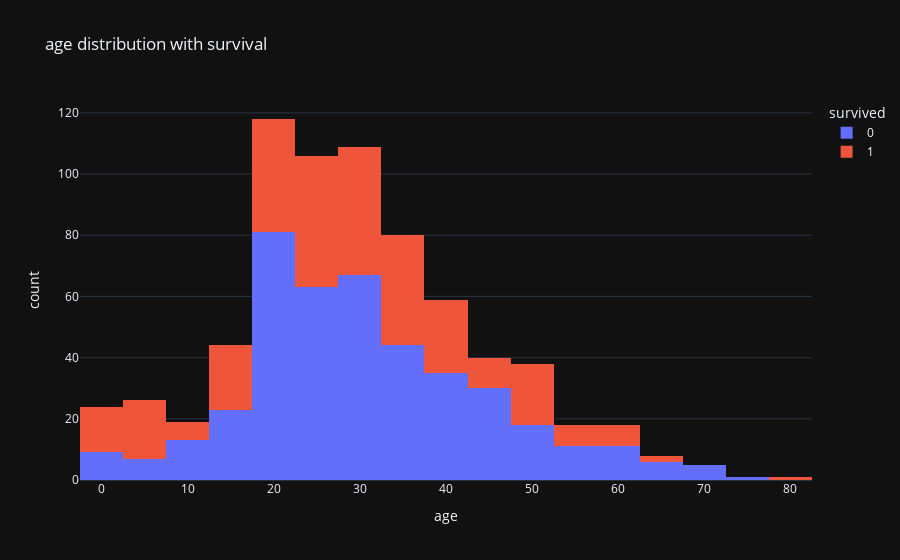

This figure's notebook cell:
### Code cell
px.histogram(df, x='age', nbins=30,color='survived',
             title='age distribution with survival',
             template='plotly_dark')

### Figure 1 — Plotly figure (JSON) as saved in the notebook; plotly's stock layout.template omitted (floating-point values rounded to 4 significant figures; data arrays with more than 128 entries replaced by an {"elided": "..."} marker saying what was removed)
{"data": [{"bingroup": "x", "hovertemplate": "survived=0<br>age=%{x}<br>count=%{y}<extra></extra>", "legendgroup": "0", "marker": {"color": "#636efa", "pattern": {"shape": ""}}, "name": "0", "nbinsx": 30, "orientation": "v", "showlegend": true, "type": "histogram", "x": {"elided": "549 float values"}, "xaxis": "x", "yaxis": "y"}, {"bingroup": "x", "hovertemplate": "survived=1<br>age=%{x}<br>count=%{y}<extra></extra>", "legendgroup": "1", "marker": {"color": "#EF553B", "pattern": {"shape": ""}}, "name": "1", "nbinsx": 30, "orientation": "v", "showlegend": true, "type": "histogram", "x": {"elided": "342 float values"}, "xaxis": "x", "yaxis": "y"}], "layout": {"barmode": "relative", "legend": {"title": {"text": "survived"}, "tracegroupgap": 0}, "title": {"text": "age distribution with survival"}, "xaxis": {"anchor": "y", "domain": [0, 1], "title": {"text": "age"}}, "yaxis": {"anchor": "x", "domain": [0, 1], "title": {"text": "count"}}}}
